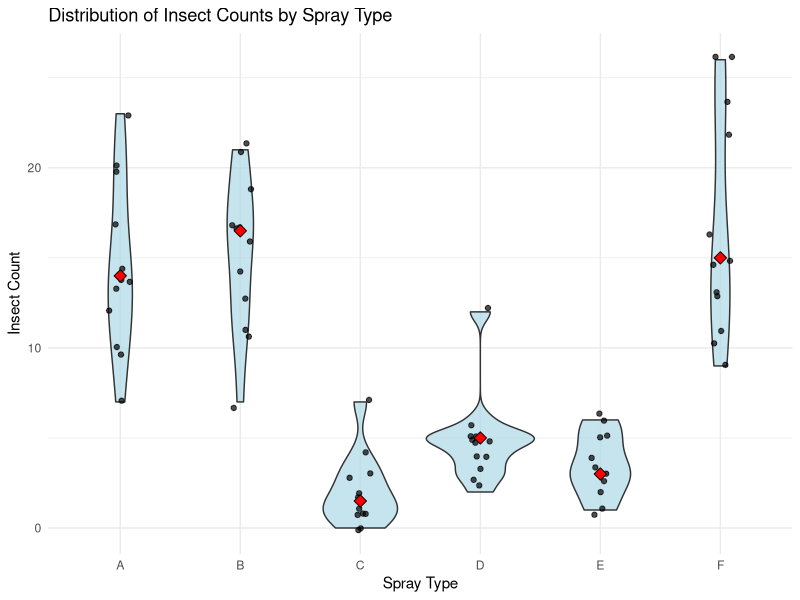

Source code (R):
# To complete the following exercises, you must use either base R or tidyverse functions.  
# Manual searching or hard-coding answers will not be graded.

library(tidyverse)

# sampling ----------------------------------------------------------------

# GUIDE:
# The original `iris` dataset has 150 observations, with 50 samples per species.
# Convert the base R `iris` dataframe to a tibble for easier manipulation.
df_iris <- as_tibble(iris)

# Using `nrow(df_iris)` will confirm there are 150 rows.
nrow(df_iris) # return 150

# Using `group_by()` will confirm there are 50 rows for each species.
df_iris %>% 
  group_by(Species) %>% 
  summarize(n_sample = n()) # return n_sample = 50 each

# The function `sample_n(size = 3)` randomly selects 3 observations from the dataset. 
# When applied after `filter(Species == XX)`, it samples 3 observations from a given species.
df_s3 <- df_iris %>% 
  filter(Species == "versicolor") %>% 
  sample_n(size = 3)

# You can take the mean of a selected column using `pull()` and `mean()`
df_s3 %>% 
  pull(Petal.Width) %>% 
  mean()

# Questions:
# 1. Create a `for` loop (with loop index `i`) to perform the following steps for 100 iterations:
mu5 <- mu20 <- numeric (100)
#    a. Randomly sample 5 individuals of "versicolor".

#    b. Calculate the mean of their "Petal.Width" values.
#    c. Assign the result to `mu5[i]`. 
#       (Hint: initialize an empty object `mu5` before starting the loop.)
#    This procedure will yield 100 estimates of the mean Petal.Width from 5 individuals.
for ( i in 1:100 ) {
  mu5 [i] <- df_iris |> 
    filter (Species == "versicolor") |> 
    sample_n ( size = 5) |> 
    pull ( Petal.Width) |> 
    mean ()
}


# 2. Calculate the standard deviation of `mu5` and assign it to `s_mu5`.
s_mu5 <- sd (mu5)


# 3. Repeat step 1 but sample 20 individuals in each iteration, and assign the results to `mu20`.
for ( i in 1:100 ) {
  mu20 [i] <- df_iris |> 
    filter (Species == "versicolor") |> 
    sample_n ( size = 20) |> 
    pull ( Petal.Width) |> 
    mean ()
}


# 4. Calculate the standard deviation of `mu20` and assign it to `s_mu20`.
s_mu20 <- sd (mu20)

#    Verify that `s_mu20` is smaller than `s_mu5` by printing the comparison (`s_mu20 < s_mu5`)

s_mu20 < s_mu5

# probability density -----------------------------------------------------

# GUIDE:
# For continuous variables (e.g., body length), we use a probability density function (PDF) 
# to describe how values are distributed and how likely different values are.
# R provides built-in functions to work with probability distributions:
# - Probability Density Functions (PDF) for evaluating how likely a value is.
# - Cumulative Distribution Functions (CDF) for evaluating the probability 
#   that a value is less than or equal to a given number.
# These functions are available for many common distributions (e.g., normal).

# `dnorm(x = 1, mean = 0, sd = 1)` calculates the probability density of x = 1 
# for a normal distribution with mean = 0 and standard deviation = 1.
# Probability density tells us how "likely" a value is relative to other values.
# In this example, x = 1 is more likely than x = 2 under this distribution.

dnorm(x = 1, mean = 0, sd = 1)  # returns 0.2419707
dnorm(x = 2, mean = 0, sd = 1)  # returns 0.05399097

# `pnorm(q = 1, mean = 0, sd = 1)` calculates the probability (not probability density!) of x <= 1
# for a normal distribution with mean = 0 and standard deviation = 1.
pnorm(q = 1, mean = 0, sd = 1) # returns 0.8413447
pnorm(q = 0, mean = 0, sd = 1) # returns 0.5

# Questions:
# 1. Calculate the probability that 0 < x <= 10 for a normal distribution with mean = 5 and sd = 3.
#    Hint: Use `pnorm()` function and subtract P(x <= 0) from P(x <= 10).
prob1 <- pnorm( 10, mean = 5, sd = 3) - pnorm( 0, mean = 5, sd = 3)
  



# 2. Calculate the probability that 0 < x <= 10 for a normal distribution with mean = -5 and sd = 3.
prob2 <- pnorm( 10, mean = -5, sd = 3) - pnorm( 0, mean = -5, sd = 3)



# t-test ------------------------------------------------------------------

# GUIDE:
# The `t.test()` function in R can perform a t-test with two options for handling variances: `var.equal = TRUE` or `FALSE`.
# - If the equal-variance assumption holds, using `var.equal = TRUE` can increase the power to detect a true difference.
# - If the assumption is seriously violated, using `var.equal = TRUE` may produce incorrect or misleading results.
# Even though both options can give similar results in many cases, it is important to understand the assumptions behind each test.

# Questions:
# 1. Using the `df_iris` dataset, calculate the variance of "Petal.Length" for each species.
#    (Hint: use `group_by()` and `summarize()` from dplyr.)
df_iris |> 
  group_by (Species) |> 
  summarize ( variance = var (Petal.Length),
              sd = sd (Petal.Length))



# 2. Perform a t-test comparing "Petal.Length" between "setosa" and "versicolor".
#    Choose the appropriate `var.equal` option depending on whether the SDs appear equal.


df_test <- df_iris |> 
  filter (Species %in% c ("setosa", "versicolor"))

t.test ( Petal.Length ~ Species,
         data = df_test ,
         var.equal = FALSE)



# anova -------------------------------------------------------------------

# GUIDE:
# The `aov()` function in R can be used to perform ANOVA.
# The built-in dataset `InsectSprays` provides a useful example.
# It contains insect count data for different types of insect sprays.

df_insect <- as_tibble(InsectSprays)

# Questions:
# 1. Using the `df_insect` dataset, create a plot to visualize the distribution of insect counts for each spray type.
#    - Use a violin plot to show the distribution and include the median (y = count, x = spray).
#    - Add individual data points with a small horizontal jitter for clarity.

ggplot (df_insect,
        aes( x = spray, y = count)) +
  geom_violin( fill = "lightblue", alpha = 0.7 ) +
  geom_jitter( width = 0.1 , size = 1.5 , alpha = 0.7) +
  stat_summary( fun = median ,
                geom = "point" ,
                shape = 23 ,
                size = 3,
                fill = "red")+
  labs(
    title = "Distribution of Insect Counts by Spray Type",
    x = "Spray Type",
    y = "Insect Count"
  ) +
  theme_minimal()



# Question:
# 2. Using the `df_insect` dataset, perform a one-way ANOVA to test whether insect counts differ among spray types.
#    - Use the `aov()` function and display the summary of the model with `summary()`.
#    - Report if there was a significant difference between spray groups.

model_insect <- aov ( count ~ spray , data = df_insect )
summary (model_insect)
TukeyHSD( model_insect)
#Done
